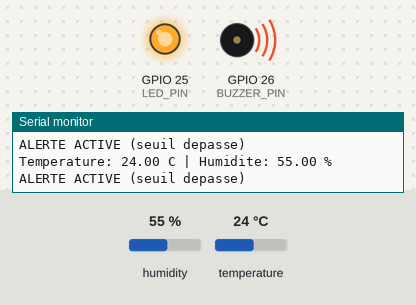
Bench run of a sketch on a simulated ESP32. On the bench: output pins drawn as LEDs (lit = HIGH), buzzer (waves = sounding), the last lines printed to the serial monitor. The inputs (shaded band) are chosen by the test bench; at power-on: temperature 24 °C, humidity 55 %.

Above: at 2.8 s.
2.9 s: temperature set to 15.9 °C
5.6 s: temperature set to 14.6 °C
At 6.5 s:
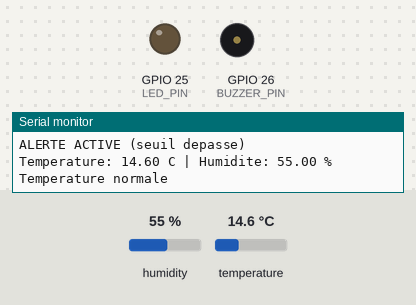
8.3 s: temperature set to 19 °C
At 11.2 s:
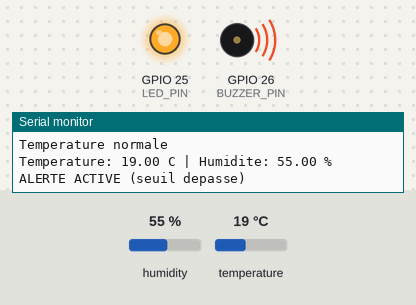
11.5 s: temperature set to 12 °C
At 12.9 s:
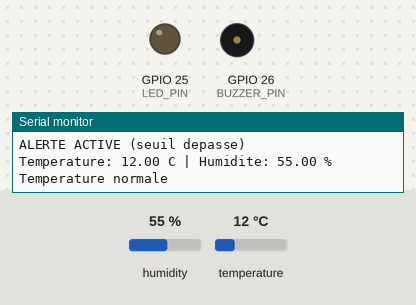
Timing chart, 0 to 14.5 s (numbered marks = the images above; inputs shaded):
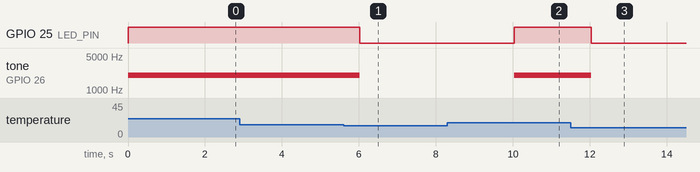

The sketch:

scenario_alerte.ino
```cpp
#include <DHT.h>

#define DHTPIN 14
#define DHTTYPE DHT22

#define LED_PIN 25
#define BUZZER_PIN 26

DHT dht(DHTPIN, DHTTYPE);

void setup() {
  Serial.begin(115200);
  dht.begin();

  pinMode(LED_PIN, OUTPUT);
  pinMode(BUZZER_PIN, OUTPUT);

  Serial.println("SCENARIO 2 : Seuil critique > 15C");
}

void loop() {
  float t = dht.readTemperature();
  float h = dht.readHumidity();

  if (isnan(t) || isnan(h)) {
    Serial.println("Erreur DHT22");
    delay(2000);
    return;
  }

  Serial.print("Temperature: ");
  Serial.print(t);
  Serial.print(" C | Humidite: ");
  Serial.print(h);
  Serial.println(" %");

  // Seuil critique fixé à 15°C
  if (t > 15) {
    digitalWrite(LED_PIN, HIGH);
    tone(BUZZER_PIN, 2000);
    Serial.println("ALERTE ACTIVE (seuil depasse)");
  } else {
    digitalWrite(LED_PIN, LOW);
    noTone(BUZZER_PIN);
    Serial.println("Temperature normale");
  }

  delay(2000);
}
```

Measured:
- the behaviour switches between 15.1 and 15 °C on temperature (found by bisection; images 0 and 1)
- after the input at 5.6 s, GPIO 25 (LED_PIN): HIGH → LOW after 0.42 s; tone on GPIO 26 (BUZZER_PIN): 2000 Hz → silent after 0.42 s
- after the input at 8.3 s, GPIO 25 (LED_PIN): LOW → HIGH after 1.7 s; tone on GPIO 26 (BUZZER_PIN): silent → 2000 Hz after 1.7 s
- after the input at 11.5 s, GPIO 25 (LED_PIN): HIGH → LOW after 0.54 s; tone on GPIO 26 (BUZZER_PIN): 2000 Hz → silent after 0.54 s
